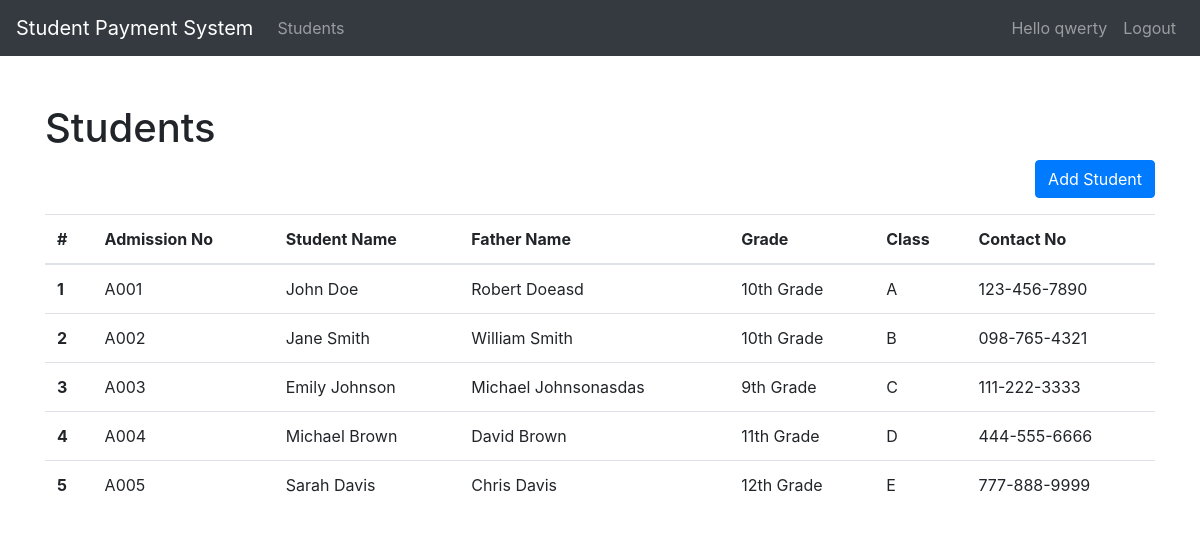
Screenshot of /students.php (signed in) with the database file from the repository.
### tables this page shows
CREATE TABLE `student` (
  `id` int(11) NOT NULL,
  `admission_no` varchar(50) NOT NULL,
  `student_name` varchar(100) NOT NULL,
  `father_name` varchar(100) DEFAULT NULL,
  `grade` varchar(10) DEFAULT NULL,
  `class` varchar(10) DEFAULT NULL,
  `contact_no` varchar(15) DEFAULT NULL
);

### students.php (the view, shortened to what this page needs)
<?php include('components/navbar.php'); ?>
<?php include('db/connect.php'); ?>
<div class="container mt-5">
    <h1>Students</h1>
    <div class="text-right mb-3">
        <button class="btn btn-primary" data-toggle="modal" data-target="#addModal">Add Student</button>
    </div>
    <table class="table">
        <thead>
            <tr>
                <th scope="col">#</th>
                <th scope="col">Admission No</th>
                <th scope="col">Student Name</th>
                <th scope="col">Father Name</th>
                <th scope="col">Grade</th>
                <th scope="col">Class</th>
                <th scope="col">Contact No</th>
            </tr>
        </thead>
        <tbody>
            <?php
            $sql = "SELECT * FROM Student";
            $result = $conn->query($sql);
            if ($result->num_rows > 0) {
                while ($row = $result->fetch_assoc()) {
                    echo "<tr>
                        <th scope='row'>" . $row["id"] . "</th>
                        <td>" . $row["admission_no"] . "</td>
                        <td>" . $row["student_name"] . "</td>
                        <td>" . $row["father_name"] . "</td>
                        <td>" . $row["grade"] . "</td>
                        <td>" . $row["class"] . "</td>
                        <td>" . $row["contact_no"] . "</td>
                    </tr>";
                }
            } else {
                echo "<tr><td colspan='8'>No records found</td></tr>";
            }
            ?>
        </tbody>
    </table>
</div>

### assets/css/styles.css (style rules this page uses)
body { padding-top: 56px; }

### rows the page displays
student: id "1", admission_no "A001", student_name "John Doe", father_name "Robert Doeasd", grade "10th Grade", class "A", contact_no "123-456-7890"
student: id "2", admission_no "A002", student_name "Jane Smith", father_name "William Smith", grade "10th Grade", class "B", contact_no "098-765-4321"
student: id "3", admission_no "A003", student_name "Emily Johnson", father_name "Michael Johnsonasdas", grade "9th Grade", class "C", contact_no "111-222-3333"
student: id "4", admission_no "A004", student_name "Michael Brown", father_name "David Brown", grade "11th Grade", class "D", contact_no "444-555-6666"
student: id "5", admission_no "A005", student_name "Sarah Davis", father_name "Chris Davis", grade "12th Grade", class "E", contact_no "777-888-9999"

### other values shown
$userName "qwerty"
